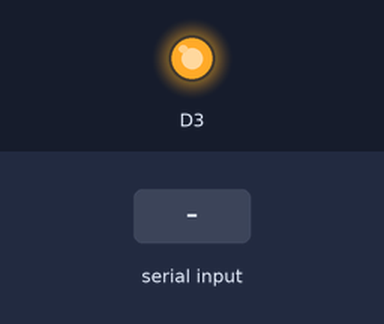
The sketch below on a simulated nRF52 board. Parts: output pins drawn as LEDs (lit = HIGH). The inputs (shaded band) are chosen by the test bench. A phone connects over Bluetooth LE 3 s after start.

Above: at 3.6 s.
3.7 s: "90,45\n" received over the second serial link
At 4.5 s:
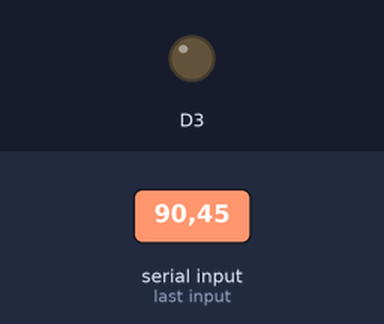
21.5 s: "30,150\n" received over the second serial link
At 37.5 s:
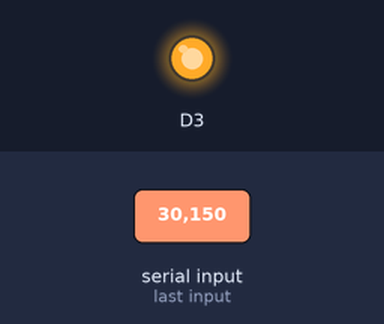
Timing chart, 0 to 39.0 s (numbered marks = the images above; inputs shaded):
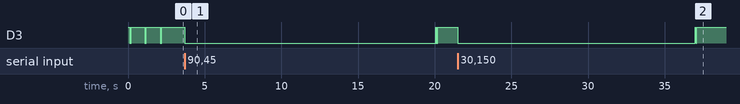

The sketch:

ble_2.ino
```cpp
#include <bluefruit.h>

BLEUart bleuart;
volatile bool g_connected = false;

void connect_callback(uint16_t conn_handle) {
  (void) conn_handle;
  g_connected = true;
}

void disconnect_callback(uint16_t conn_handle, uint8_t reason) {
  (void) conn_handle;
  (void) reason;
  g_connected = false;
}

void setup() {
  pinMode(LED_RED, OUTPUT);
  digitalWrite(LED_RED, HIGH);

  // Must be before Bluefruit.begin(). Raises ATT MTU cap to 247 bytes
  // (244 bytes data per notification) and hvn_qsize to 3.
  Bluefruit.configPrphBandwidth(BANDWIDTH_MAX);

  Serial1.begin(115200);
  delay(100);

  Bluefruit.begin();
  Bluefruit.setTxPower(4);
  Bluefruit.Periph.setConnectCallback(connect_callback);
  Bluefruit.Periph.setDisconnectCallback(disconnect_callback);

  bleuart.begin();

  Bluefruit.Advertising.addFlags(BLE_GAP_ADV_FLAGS_LE_ONLY_GENERAL_DISC_MODE);
  Bluefruit.Advertising.addTxPower();
  Bluefruit.Advertising.addService(bleuart);
  Bluefruit.ScanResponse.addName();
  Bluefruit.Advertising.restartOnDisconnect(true);
  Bluefruit.Advertising.start(0);
}

// Send `len` bytes over BLE in BLE_CHUNK-sized notifications.
// Retries each write until it succeeds so no bytes are silently dropped.
#define BLE_CHUNK 240

static void bleSend(const uint8_t* buf, int len) {
  int offset = 0;
  while (offset < len) {
    int chunk = (len - offset < BLE_CHUNK) ? len - offset : BLE_CHUNK;
    int sent = bleuart.write(buf + offset, chunk);
    if (sent > 0) {
      offset += sent;
    } else {
      delay(1);  // TX queue full — yield and retry
    }
  }
}


void loop() {
  // Gate only on connection — not notifyEnabled() which can return false
  // even after the central has subscribed on this device/library version.
  if (!g_connected) {
    digitalWrite(LED_RED, LOW);  delay(100);
    digitalWrite(LED_RED, HIGH); delay(900);
    return;
  }

  if (!Serial1.available()) return;

  // Read size line from Pico, e.g. "8192\n"
  String line = "";
  uint32_t lineDeadline = millis() + 1000;
  while (millis() < lineDeadline) {
    if (Serial1.available()) {
      char c = Serial1.read();
      if (c == '\n') break;
      line += c;
    }
  }
  line.trim();
  int size = line.toInt();
  if (size <= 0) return;

  // ── Send SIZE header as a single BLE notification so the Mac can parse it ──
  char hdr[24];
  snprintf(hdr, sizeof(hdr), "SIZE:%d\n", size);
  bleSend((uint8_t*)hdr, strlen(hdr));

  // ── Byte-for-byte relay — 1 byte stored on nRF at a time ──
  // The Pico paces its UART output to one byte every ~10 ms (≥ 1 BLE
  // connection interval), so bytes never pile up here. pending_byte is the
  // only buffer: at most 1 byte is held on the nRF at any moment.
  // bleuart.write(&b, 1) is non-blocking: if the TX queue is momentarily
  // full (returns 0) we retry next iteration without losing the byte.
  bool     has_pending  = false;
  uint8_t  pending_byte = 0;
  uint32_t ble_sent     = 0;
  uint32_t deadline     = millis() + 15000UL + (uint32_t)size * 15UL;

  digitalWrite(LED_RED, LOW);

  while (ble_sent < (uint32_t)size) {
    if (millis() > deadline) {
      while (Serial1.available()) Serial1.read();
      break;
    }

    // Read one UART byte into the pending slot (only when slot is empty).
    if (!has_pending && Serial1.available()) {
      pending_byte = Serial1.read();
      has_pending  = true;
    }

    // Send pending byte as its own BLE notification (non-blocking).
    // yield() when queue is full so the FreeRTOS BLE tasks can drain it —
    // without this the app task spins tight and inflates the power reading.
    if (has_pending) {
      if (bleuart.write(&pending_byte, 1) > 0) {
        has_pending = false;
        ble_sent++;
      } else {
        yield();  // queue full — let BLE stack run before retrying
      }
    }
  }

  digitalWrite(LED_RED, HIGH);

  // 3 quick flashes = done
  for (int i = 0; i < 3; i++) {
    digitalWrite(LED_RED, LOW); delay(30); digitalWrite(LED_RED, HIGH); delay(30);
  }
}
```

Measured:
- after the input at 3.7 s, D3: HIGH → LOW at once, then repeats every 0.06 s: HIGH 0.03 s, LOW 0.03 s, until it stays HIGH from 20.2 s
- after the input at 21.5 s, D3: HIGH → LOW at once, then repeats every 0.06 s: HIGH 0.03 s, LOW 0.03 s, until it stays HIGH from 37.1 s
- by itself, D3: alternates HIGH for 0.90 s and LOW for 0.10 s
